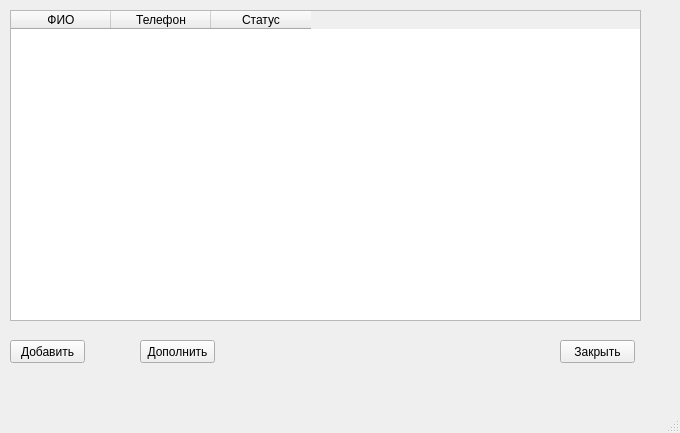
<?xml version="1.0" encoding="UTF-8"?>
<ui version="4.0">
 <class>MainWindow</class>
 <widget class="QMainWindow" name="MainWindow">
  <property name="geometry">
   <rect>
    <x>0</x>
    <y>0</y>
    <width>680</width>
    <height>433</height>
   </rect>
  </property>
  <property name="windowTitle">
   <string>MainWindow</string>
  </property>
  <widget class="QWidget" name="centralwidget">
   <widget class="QTableWidget" name="tableWidget">
    <property name="geometry">
     <rect>
      <x>10</x>
      <y>10</y>
      <width>631</width>
      <height>311</height>
     </rect>
    </property>
    <property name="autoFillBackground">
     <bool>false</bool>
    </property>
    <property name="dragEnabled">
     <bool>false</bool>
    </property>
    <property name="sortingEnabled">
     <bool>true</bool>
    </property>
    <attribute name="horizontalHeaderStretchLastSection">
     <bool>false</bool>
    </attribute>
    <attribute name="verticalHeaderCascadingSectionResizes">
     <bool>true</bool>
    </attribute>
    <attribute name="verticalHeaderHighlightSections">
     <bool>true</bool>
    </attribute>
    <attribute name="verticalHeaderShowSortIndicator" stdset="0">
     <bool>false</bool>
    </attribute>
    <attribute name="verticalHeaderStretchLastSection">
     <bool>false</bool>
    </attribute>
    <column>
     <property name="text">
      <string>ФИО</string>
     </property>
    </column>
    <column>
     <property name="text">
      <string>Телефон</string>
     </property>
    </column>
    <column>
     <property name="text">
      <string>Статус</string>
     </property>
    </column>
   </widget>
   <widget class="QPushButton" name="pushButton_add">
    <property name="geometry">
     <rect>
      <x>10</x>
      <y>340</y>
      <width>75</width>
      <height>23</height>
     </rect>
    </property>
    <property name="text">
     <string>Добавить</string>
    </property>
   </widget>
   <widget class="QPushButton" name="pushButton_close">
    <property name="enabled">
     <bool>true</bool>
    </property>
    <property name="geometry">
     <rect>
      <x>560</x>
      <y>340</y>
      <width>75</width>
      <height>23</height>
     </rect>
    </property>
    <property name="text">
     <string>Закрыть</string>
    </property>
   </widget>
   <widget class="QPushButton" name="pushButton_insert">
    <property name="geometry">
     <rect>
      <x>140</x>
      <y>340</y>
      <width>75</width>
      <height>23</height>
     </rect>
    </property>
    <property name="text">
     <string>Дополнить</string>
    </property>
   </widget>
  </widget>
  <widget class="QMenuBar" name="menubar">
   <property name="geometry">
    <rect>
     <x>0</x>
     <y>0</y>
     <width>680</width>
     <height>26</height>
    </rect>
   </property>
  </widget>
  <widget class="QStatusBar" name="statusbar"/>
 </widget>
 <resources/>
 <connections/>
</ui>
